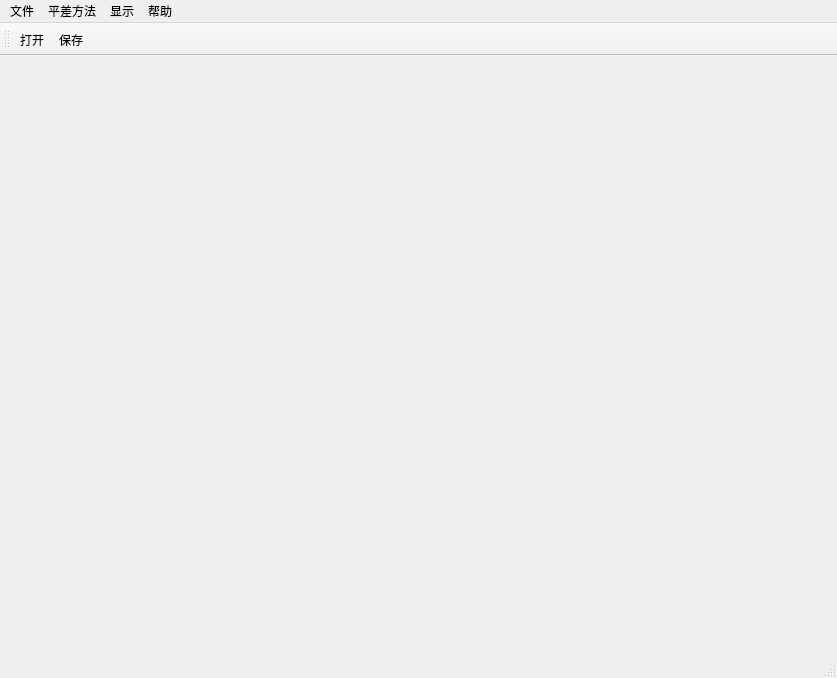
<?xml version="1.0" encoding="UTF-8"?>
<ui version="4.0">
 <class>balancing_programmClass</class>
 <widget class="QMainWindow" name="balancing_programmClass">
  <property name="geometry">
   <rect>
    <x>0</x>
    <y>0</y>
    <width>837</width>
    <height>678</height>
   </rect>
  </property>
  <property name="windowTitle">
   <string>balancing_programm</string>
  </property>
  <widget class="QWidget" name="centralWidget"/>
  <widget class="QMenuBar" name="menuBar">
   <property name="geometry">
    <rect>
     <x>0</x>
     <y>0</y>
     <width>837</width>
     <height>26</height>
    </rect>
   </property>
   <widget class="QMenu" name="file">
    <property name="title">
     <string>文件</string>
    </property>
    <addaction name="action_open"/>
    <addaction name="actionsave"/>
   </widget>
   <widget class="QMenu" name="method">
    <property name="title">
     <string>平差方法</string>
    </property>
    <addaction name="actioncod_adjust"/>
    <addaction name="actionird_adjust"/>
   </widget>
   <widget class="QMenu" name="display">
    <property name="title">
     <string>显示</string>
    </property>
    <addaction name="actionori_data"/>
    <addaction name="actionleve_network"/>
    <addaction name="actionresult"/>
   </widget>
   <widget class="QMenu" name="help">
    <property name="title">
     <string>帮助</string>
    </property>
   </widget>
   <addaction name="file"/>
   <addaction name="method"/>
   <addaction name="display"/>
   <addaction name="help"/>
  </widget>
  <widget class="QToolBar" name="mainToolBar">
   <attribute name="toolBarArea">
    <enum>TopToolBarArea</enum>
   </attribute>
   <attribute name="toolBarBreak">
    <bool>true</bool>
   </attribute>
   <addaction name="action_open"/>
   <addaction name="actionsave"/>
  </widget>
  <widget class="QStatusBar" name="statusBar"/>
  <action name="action_open">
   <property name="text">
    <string>打开</string>
   </property>
  </action>
  <action name="actionsave">
   <property name="text">
    <string>保存</string>
   </property>
  </action>
  <action name="actioncod_adjust">
   <property name="text">
    <string>条件平差</string>
   </property>
  </action>
  <action name="actionird_adjust">
   <property name="text">
    <string>间接平差</string>
   </property>
  </action>
  <action name="actionori_data">
   <property name="text">
    <string>原始数据</string>
   </property>
  </action>
  <action name="actionleve_network">
   <property name="text">
    <string>水准网</string>
   </property>
  </action>
  <action name="actionresult">
   <property name="text">
    <string>平差结果</string>
   </property>
  </action>
 </widget>
 <layoutdefault spacing="6" margin="11"/>
 <resources>
  <include location="balancing_programm.qrc"/>
 </resources>
 <connections/>
</ui>
